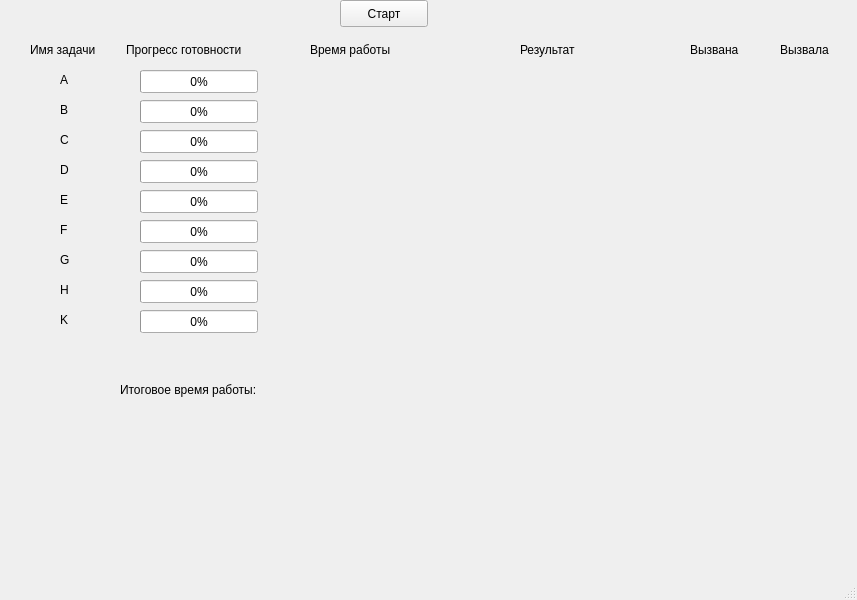
<?xml version="1.0" encoding="UTF-8"?>
<ui version="4.0">
 <class>MainWindow</class>
 <widget class="QMainWindow" name="MainWindow">
  <property name="geometry">
   <rect>
    <x>0</x>
    <y>0</y>
    <width>857</width>
    <height>600</height>
   </rect>
  </property>
  <property name="windowTitle">
   <string>MainWindow</string>
  </property>
  <widget class="QWidget" name="centralwidget">
   <widget class="QPushButton" name="pushButton">
    <property name="geometry">
     <rect>
      <x>340</x>
      <y>0</y>
      <width>88</width>
      <height>27</height>
     </rect>
    </property>
    <property name="text">
     <string>Старт</string>
    </property>
   </widget>
   <widget class="QLabel" name="label">
    <property name="geometry">
     <rect>
      <x>30</x>
      <y>40</y>
      <width>91</width>
      <height>19</height>
     </rect>
    </property>
    <property name="text">
     <string>Имя задачи</string>
    </property>
   </widget>
   <widget class="QLabel" name="label_2">
    <property name="geometry">
     <rect>
      <x>310</x>
      <y>40</y>
      <width>111</width>
      <height>19</height>
     </rect>
    </property>
    <property name="text">
     <string>Время работы</string>
    </property>
   </widget>
   <widget class="QLabel" name="label_3">
    <property name="geometry">
     <rect>
      <x>520</x>
      <y>40</y>
      <width>71</width>
      <height>19</height>
     </rect>
    </property>
    <property name="text">
     <string>Результат</string>
    </property>
   </widget>
   <widget class="QProgressBar" name="progressBarA">
    <property name="geometry">
     <rect>
      <x>140</x>
      <y>70</y>
      <width>118</width>
      <height>23</height>
     </rect>
    </property>
    <property name="value">
     <number>0</number>
    </property>
   </widget>
   <widget class="QLabel" name="label_4">
    <property name="geometry">
     <rect>
      <x>126</x>
      <y>40</y>
      <width>151</width>
      <height>20</height>
     </rect>
    </property>
    <property name="text">
     <string>Прогресс готовности</string>
    </property>
   </widget>
   <widget class="QProgressBar" name="progressBarB">
    <property name="geometry">
     <rect>
      <x>140</x>
      <y>100</y>
      <width>118</width>
      <height>23</height>
     </rect>
    </property>
    <property name="value">
     <number>0</number>
    </property>
   </widget>
   <widget class="QProgressBar" name="progressBarC">
    <property name="geometry">
     <rect>
      <x>140</x>
      <y>130</y>
      <width>118</width>
      <height>23</height>
     </rect>
    </property>
    <property name="value">
     <number>0</number>
    </property>
   </widget>
   <widget class="QProgressBar" name="progressBarD">
    <property name="geometry">
     <rect>
      <x>140</x>
      <y>160</y>
      <width>118</width>
      <height>23</height>
     </rect>
    </property>
    <property name="value">
     <number>0</number>
    </property>
   </widget>
   <widget class="QProgressBar" name="progressBarF">
    <property name="geometry">
     <rect>
      <x>140</x>
      <y>220</y>
      <width>118</width>
      <height>23</height>
     </rect>
    </property>
    <property name="value">
     <number>0</number>
    </property>
   </widget>
   <widget class="QProgressBar" name="progressBarE">
    <property name="geometry">
     <rect>
      <x>140</x>
      <y>190</y>
      <width>118</width>
      <height>23</height>
     </rect>
    </property>
    <property name="value">
     <number>0</number>
    </property>
   </widget>
   <widget class="QProgressBar" name="progressBarG">
    <property name="geometry">
     <rect>
      <x>140</x>
      <y>250</y>
      <width>118</width>
      <height>23</height>
     </rect>
    </property>
    <property name="value">
     <number>0</number>
    </property>
   </widget>
   <widget class="QProgressBar" name="progressBarK">
    <property name="geometry">
     <rect>
      <x>140</x>
      <y>310</y>
      <width>118</width>
      <height>23</height>
     </rect>
    </property>
    <property name="value">
     <number>0</number>
    </property>
   </widget>
   <widget class="QProgressBar" name="progressBarH">
    <property name="geometry">
     <rect>
      <x>140</x>
      <y>280</y>
      <width>118</width>
      <height>23</height>
     </rect>
    </property>
    <property name="value">
     <number>0</number>
    </property>
   </widget>
   <widget class="QLabel" name="label_5">
    <property name="geometry">
     <rect>
      <x>60</x>
      <y>70</y>
      <width>16</width>
      <height>19</height>
     </rect>
    </property>
    <property name="text">
     <string>A</string>
    </property>
   </widget>
   <widget class="QLabel" name="label_6">
    <property name="geometry">
     <rect>
      <x>60</x>
      <y>100</y>
      <width>16</width>
      <height>19</height>
     </rect>
    </property>
    <property name="text">
     <string>B</string>
    </property>
   </widget>
   <widget class="QLabel" name="label_7">
    <property name="geometry">
     <rect>
      <x>60</x>
      <y>160</y>
      <width>16</width>
      <height>19</height>
     </rect>
    </property>
    <property name="text">
     <string>D</string>
    </property>
   </widget>
   <widget class="QLabel" name="label_8">
    <property name="geometry">
     <rect>
      <x>60</x>
      <y>130</y>
      <width>16</width>
      <height>19</height>
     </rect>
    </property>
    <property name="text">
     <string>C</string>
    </property>
   </widget>
   <widget class="QLabel" name="label_9">
    <property name="geometry">
     <rect>
      <x>60</x>
      <y>220</y>
      <width>16</width>
      <height>19</height>
     </rect>
    </property>
    <property name="text">
     <string>F</string>
    </property>
   </widget>
   <widget class="QLabel" name="label_10">
    <property name="geometry">
     <rect>
      <x>60</x>
      <y>280</y>
      <width>16</width>
      <height>19</height>
     </rect>
    </property>
    <property name="text">
     <string>H</string>
    </property>
   </widget>
   <widget class="QLabel" name="label_11">
    <property name="geometry">
     <rect>
      <x>60</x>
      <y>250</y>
      <width>16</width>
      <height>19</height>
     </rect>
    </property>
    <property name="text">
     <string>G</string>
    </property>
   </widget>
   <widget class="QLabel" name="label_12">
    <property name="geometry">
     <rect>
      <x>60</x>
      <y>190</y>
      <width>16</width>
      <height>19</height>
     </rect>
    </property>
    <property name="text">
     <string>E</string>
    </property>
   </widget>
   <widget class="QLabel" name="label_13">
    <property name="geometry">
     <rect>
      <x>60</x>
      <y>310</y>
      <width>16</width>
      <height>19</height>
     </rect>
    </property>
    <property name="text">
     <string>K</string>
    </property>
   </widget>
   <widget class="QLabel" name="WorkTimeF">
    <property name="geometry">
     <rect>
      <x>320</x>
      <y>220</y>
      <width>91</width>
      <height>20</height>
     </rect>
    </property>
    <property name="text">
     <string/>
    </property>
   </widget>
   <widget class="QLabel" name="WorkTimeH">
    <property name="geometry">
     <rect>
      <x>320</x>
      <y>280</y>
      <width>91</width>
      <height>20</height>
     </rect>
    </property>
    <property name="text">
     <string/>
    </property>
   </widget>
   <widget class="QLabel" name="WorkTimeK">
    <property name="geometry">
     <rect>
      <x>320</x>
      <y>310</y>
      <width>91</width>
      <height>20</height>
     </rect>
    </property>
    <property name="text">
     <string/>
    </property>
   </widget>
   <widget class="QLabel" name="WorkTimeE">
    <property name="geometry">
     <rect>
      <x>320</x>
      <y>190</y>
      <width>91</width>
      <height>20</height>
     </rect>
    </property>
    <property name="text">
     <string/>
    </property>
   </widget>
   <widget class="QLabel" name="WorkTimeB">
    <property name="geometry">
     <rect>
      <x>320</x>
      <y>100</y>
      <width>91</width>
      <height>20</height>
     </rect>
    </property>
    <property name="text">
     <string/>
    </property>
   </widget>
   <widget class="QLabel" name="WorkTimeD">
    <property name="geometry">
     <rect>
      <x>320</x>
      <y>160</y>
      <width>91</width>
      <height>20</height>
     </rect>
    </property>
    <property name="text">
     <string/>
    </property>
   </widget>
   <widget class="QLabel" name="WorkTimeC">
    <property name="geometry">
     <rect>
      <x>320</x>
      <y>130</y>
      <width>91</width>
      <height>20</height>
     </rect>
    </property>
    <property name="text">
     <string/>
    </property>
   </widget>
   <widget class="QLabel" name="WorkTimeA">
    <property name="enabled">
     <bool>true</bool>
    </property>
    <property name="geometry">
     <rect>
      <x>320</x>
      <y>70</y>
      <width>91</width>
      <height>20</height>
     </rect>
    </property>
    <property name="text">
     <string/>
    </property>
    <property name="wordWrap">
     <bool>false</bool>
    </property>
   </widget>
   <widget class="QLabel" name="WorkTimeG">
    <property name="geometry">
     <rect>
      <x>320</x>
      <y>250</y>
      <width>91</width>
      <height>20</height>
     </rect>
    </property>
    <property name="text">
     <string/>
    </property>
   </widget>
   <widget class="QLabel" name="AM1">
    <property name="geometry">
     <rect>
      <x>450</x>
      <y>70</y>
      <width>101</width>
      <height>19</height>
     </rect>
    </property>
    <property name="text">
     <string/>
    </property>
   </widget>
   <widget class="QLabel" name="AM2">
    <property name="geometry">
     <rect>
      <x>570</x>
      <y>70</y>
      <width>101</width>
      <height>19</height>
     </rect>
    </property>
    <property name="text">
     <string/>
    </property>
   </widget>
   <widget class="QLabel" name="BM1">
    <property name="geometry">
     <rect>
      <x>450</x>
      <y>100</y>
      <width>101</width>
      <height>19</height>
     </rect>
    </property>
    <property name="text">
     <string/>
    </property>
   </widget>
   <widget class="QLabel" name="BM2">
    <property name="geometry">
     <rect>
      <x>570</x>
      <y>100</y>
      <width>101</width>
      <height>19</height>
     </rect>
    </property>
    <property name="text">
     <string/>
    </property>
   </widget>
   <widget class="QLabel" name="DM2">
    <property name="geometry">
     <rect>
      <x>570</x>
      <y>160</y>
      <width>101</width>
      <height>19</height>
     </rect>
    </property>
    <property name="text">
     <string/>
    </property>
   </widget>
   <widget class="QLabel" name="DM1">
    <property name="geometry">
     <rect>
      <x>450</x>
      <y>160</y>
      <width>101</width>
      <height>19</height>
     </rect>
    </property>
    <property name="text">
     <string/>
    </property>
   </widget>
   <widget class="QLabel" name="CM1">
    <property name="geometry">
     <rect>
      <x>450</x>
      <y>130</y>
      <width>101</width>
      <height>19</height>
     </rect>
    </property>
    <property name="text">
     <string/>
    </property>
   </widget>
   <widget class="QLabel" name="CM2">
    <property name="geometry">
     <rect>
      <x>570</x>
      <y>130</y>
      <width>101</width>
      <height>19</height>
     </rect>
    </property>
    <property name="text">
     <string/>
    </property>
   </widget>
   <widget class="QLabel" name="FM2">
    <property name="geometry">
     <rect>
      <x>570</x>
      <y>220</y>
      <width>101</width>
      <height>19</height>
     </rect>
    </property>
    <property name="text">
     <string/>
    </property>
   </widget>
   <widget class="QLabel" name="HM1">
    <property name="geometry">
     <rect>
      <x>450</x>
      <y>280</y>
      <width>101</width>
      <height>19</height>
     </rect>
    </property>
    <property name="text">
     <string/>
    </property>
   </widget>
   <widget class="QLabel" name="FM1">
    <property name="geometry">
     <rect>
      <x>450</x>
      <y>220</y>
      <width>101</width>
      <height>19</height>
     </rect>
    </property>
    <property name="text">
     <string/>
    </property>
   </widget>
   <widget class="QLabel" name="GM2">
    <property name="geometry">
     <rect>
      <x>570</x>
      <y>250</y>
      <width>101</width>
      <height>19</height>
     </rect>
    </property>
    <property name="text">
     <string/>
    </property>
   </widget>
   <widget class="QLabel" name="GM1">
    <property name="geometry">
     <rect>
      <x>450</x>
      <y>250</y>
      <width>101</width>
      <height>19</height>
     </rect>
    </property>
    <property name="text">
     <string/>
    </property>
   </widget>
   <widget class="QLabel" name="EM1">
    <property name="geometry">
     <rect>
      <x>450</x>
      <y>190</y>
      <width>101</width>
      <height>19</height>
     </rect>
    </property>
    <property name="text">
     <string/>
    </property>
   </widget>
   <widget class="QLabel" name="HM2">
    <property name="geometry">
     <rect>
      <x>570</x>
      <y>280</y>
      <width>101</width>
      <height>19</height>
     </rect>
    </property>
    <property name="text">
     <string/>
    </property>
   </widget>
   <widget class="QLabel" name="EM2">
    <property name="geometry">
     <rect>
      <x>570</x>
      <y>190</y>
      <width>101</width>
      <height>19</height>
     </rect>
    </property>
    <property name="text">
     <string/>
    </property>
   </widget>
   <widget class="QLabel" name="KM1">
    <property name="geometry">
     <rect>
      <x>450</x>
      <y>310</y>
      <width>101</width>
      <height>19</height>
     </rect>
    </property>
    <property name="text">
     <string/>
    </property>
   </widget>
   <widget class="QLabel" name="KM2">
    <property name="geometry">
     <rect>
      <x>570</x>
      <y>310</y>
      <width>101</width>
      <height>19</height>
     </rect>
    </property>
    <property name="text">
     <string/>
    </property>
   </widget>
   <widget class="QLabel" name="WorkTimeMain">
    <property name="geometry">
     <rect>
      <x>330</x>
      <y>380</y>
      <width>91</width>
      <height>20</height>
     </rect>
    </property>
    <property name="text">
     <string/>
    </property>
   </widget>
   <widget class="QLabel" name="WorkTimeK_3">
    <property name="geometry">
     <rect>
      <x>120</x>
      <y>380</y>
      <width>171</width>
      <height>20</height>
     </rect>
    </property>
    <property name="text">
     <string>Итоговое время работы: </string>
    </property>
   </widget>
   <widget class="QLabel" name="label_14">
    <property name="geometry">
     <rect>
      <x>690</x>
      <y>40</y>
      <width>67</width>
      <height>19</height>
     </rect>
    </property>
    <property name="text">
     <string>Вызвана</string>
    </property>
   </widget>
   <widget class="QLabel" name="label_15">
    <property name="geometry">
     <rect>
      <x>780</x>
      <y>40</y>
      <width>67</width>
      <height>19</height>
     </rect>
    </property>
    <property name="text">
     <string>Вызвала</string>
    </property>
   </widget>
   <widget class="QLabel" name="calledByG">
    <property name="geometry">
     <rect>
      <x>700</x>
      <y>250</y>
      <width>16</width>
      <height>19</height>
     </rect>
    </property>
    <property name="text">
     <string/>
    </property>
   </widget>
   <widget class="QLabel" name="calledByC">
    <property name="geometry">
     <rect>
      <x>700</x>
      <y>130</y>
      <width>16</width>
      <height>19</height>
     </rect>
    </property>
    <property name="text">
     <string/>
    </property>
   </widget>
   <widget class="QLabel" name="calledByH">
    <property name="geometry">
     <rect>
      <x>700</x>
      <y>280</y>
      <width>16</width>
      <height>19</height>
     </rect>
    </property>
    <property name="text">
     <string/>
    </property>
   </widget>
   <widget class="QLabel" name="calledByA">
    <property name="geometry">
     <rect>
      <x>700</x>
      <y>70</y>
      <width>16</width>
      <height>19</height>
     </rect>
    </property>
    <property name="text">
     <string/>
    </property>
   </widget>
   <widget class="QLabel" name="calledByK">
    <property name="geometry">
     <rect>
      <x>700</x>
      <y>310</y>
      <width>16</width>
      <height>19</height>
     </rect>
    </property>
    <property name="text">
     <string/>
    </property>
   </widget>
   <widget class="QLabel" name="calledByB">
    <property name="geometry">
     <rect>
      <x>700</x>
      <y>100</y>
      <width>16</width>
      <height>19</height>
     </rect>
    </property>
    <property name="text">
     <string/>
    </property>
   </widget>
   <widget class="QLabel" name="calledByE">
    <property name="geometry">
     <rect>
      <x>700</x>
      <y>190</y>
      <width>16</width>
      <height>19</height>
     </rect>
    </property>
    <property name="text">
     <string/>
    </property>
   </widget>
   <widget class="QLabel" name="calledByF">
    <property name="geometry">
     <rect>
      <x>700</x>
      <y>220</y>
      <width>16</width>
      <height>19</height>
     </rect>
    </property>
    <property name="text">
     <string/>
    </property>
   </widget>
   <widget class="QLabel" name="calledByD">
    <property name="geometry">
     <rect>
      <x>700</x>
      <y>160</y>
      <width>16</width>
      <height>19</height>
     </rect>
    </property>
    <property name="text">
     <string/>
    </property>
   </widget>
   <widget class="QLabel" name="calledF">
    <property name="geometry">
     <rect>
      <x>800</x>
      <y>220</y>
      <width>16</width>
      <height>19</height>
     </rect>
    </property>
    <property name="text">
     <string/>
    </property>
   </widget>
   <widget class="QLabel" name="calledG">
    <property name="geometry">
     <rect>
      <x>800</x>
      <y>250</y>
      <width>16</width>
      <height>19</height>
     </rect>
    </property>
    <property name="text">
     <string/>
    </property>
   </widget>
   <widget class="QLabel" name="calledA">
    <property name="geometry">
     <rect>
      <x>800</x>
      <y>70</y>
      <width>41</width>
      <height>19</height>
     </rect>
    </property>
    <property name="text">
     <string/>
    </property>
   </widget>
   <widget class="QLabel" name="calledD">
    <property name="geometry">
     <rect>
      <x>800</x>
      <y>160</y>
      <width>41</width>
      <height>19</height>
     </rect>
    </property>
    <property name="text">
     <string/>
    </property>
   </widget>
   <widget class="QLabel" name="calledK">
    <property name="geometry">
     <rect>
      <x>800</x>
      <y>310</y>
      <width>16</width>
      <height>19</height>
     </rect>
    </property>
    <property name="text">
     <string/>
    </property>
   </widget>
   <widget class="QLabel" name="calledB">
    <property name="geometry">
     <rect>
      <x>800</x>
      <y>100</y>
      <width>16</width>
      <height>19</height>
     </rect>
    </property>
    <property name="text">
     <string/>
    </property>
   </widget>
   <widget class="QLabel" name="calledC">
    <property name="geometry">
     <rect>
      <x>800</x>
      <y>130</y>
      <width>16</width>
      <height>19</height>
     </rect>
    </property>
    <property name="text">
     <string/>
    </property>
   </widget>
   <widget class="QLabel" name="calledH">
    <property name="geometry">
     <rect>
      <x>800</x>
      <y>280</y>
      <width>16</width>
      <height>19</height>
     </rect>
    </property>
    <property name="text">
     <string/>
    </property>
   </widget>
   <widget class="QLabel" name="calledE">
    <property name="geometry">
     <rect>
      <x>800</x>
      <y>190</y>
      <width>16</width>
      <height>19</height>
     </rect>
    </property>
    <property name="text">
     <string/>
    </property>
   </widget>
  </widget>
  <widget class="QMenuBar" name="menubar">
   <property name="geometry">
    <rect>
     <x>0</x>
     <y>0</y>
     <width>857</width>
     <height>24</height>
    </rect>
   </property>
  </widget>
  <widget class="QStatusBar" name="statusbar"/>
 </widget>
 <resources/>
 <connections/>
</ui>
